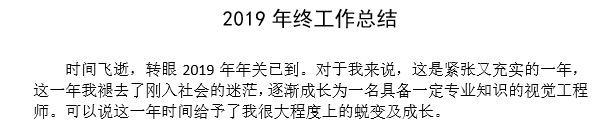
#> input picture chirecog.png, 607 x 125 px
$ python OCRRecog.py
#> lines starting #> are read from the running program, lines starting #| are printed output that depends on the picture; after the words box and inside, x2 and y2 are one past the last pixel; in counts of white or black regions, pixels touching at a corner belong together
#> further down, src is the input picture: shape (125, 607, 3); min 0, max 255, mean 237.2
import cv2 as cv
import pytesseract as tess
from PIL import Image


def ocr_recog_demo(img):
    gray = cv.cvtColor(img, cv.COLOR_BGR2GRAY)
    ret, binary = cv.threshold(gray, 0, 255, cv.THRESH_BINARY_INV | cv.THRESH_OTSU)
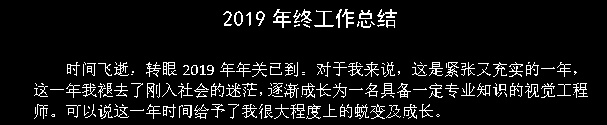
#> binary: shape (125, 607); 7.7% white in thin lines or dots, all inside (x1, y1, x2, y2) = (34, 9, 588, 119)
#> ret = 137
    cv.imshow("binary", binary)
    binary = cv.bitwise_not(binary)
    cv.imshow("binary2", binary)
    textImage = Image.fromarray(img)
#> (the run stopped early here; a loop or call above may not have finished)

$ run again, with OCR.png copied over chirecog.png
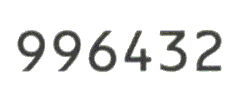
#> input picture OCR.png, 239 x 93 px
#> src is the input picture: shape (93, 239, 3); mean B, G, R 232, 232.7, 232.5
#> in ocr_recog_demo, `gray = cv.cvtColor(img, cv.COLOR_BGR2GRAY)`:
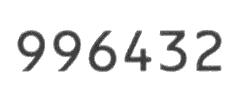
#> gray: shape (93, 239); min 36, max 255, mean 232.5
#> in ocr_recog_demo, `ret, binary = cv.threshold(gray, 0, 255, cv.THRESH_BINARY_INV | cv.THR..`:
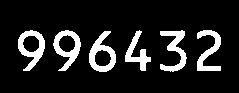
#> binary: shape (93, 239); 12.7% white; 6 white regions, box (x1, y1, x2, y2) and area: (89, 31, 116, 72) 509, (18, 30, 45, 71) 498, (53, 30, 81, 71) 494, (160, 30, 187, 72) 484, (197, 30, 221, 71) 458, (125, 30, 151, 71) 389
#> ret = 160

$ run again, with lines.png copied over chirecog.png
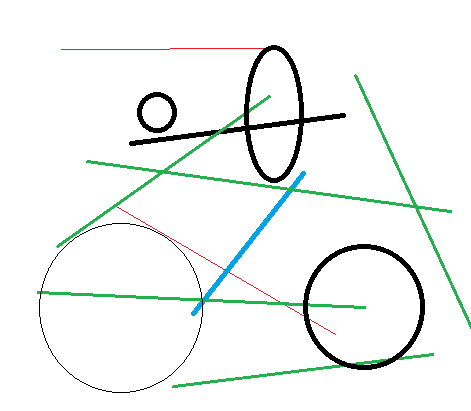
#> input picture lines.png, 471 x 411 px
#> src is the input picture: shape (411, 471, 3); mean B, G, R 243.3, 245.2, 241.7
#> in ocr_recog_demo, `gray = cv.cvtColor(img, cv.COLOR_BGR2GRAY)`:
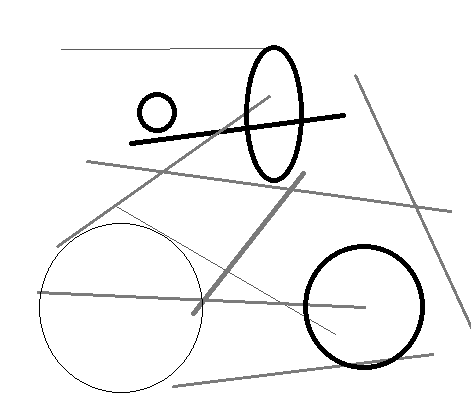
#> gray: shape (411, 471); min 0, max 255, mean 244
#> in ocr_recog_demo, `ret, binary = cv.threshold(gray, 0, 255, cv.THRESH_BINARY_INV | cv.THR..`:
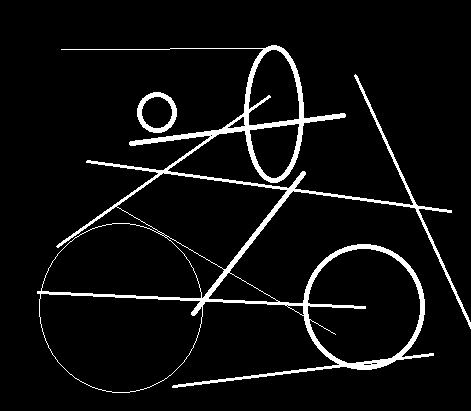
#> binary: shape (411, 471); 5.7% white; 2 white regions, box (x1, y1, x2, y2) and area: (37, 45, 471, 393) 10477, (137, 92, 177, 133) 557
#> ret = 123
